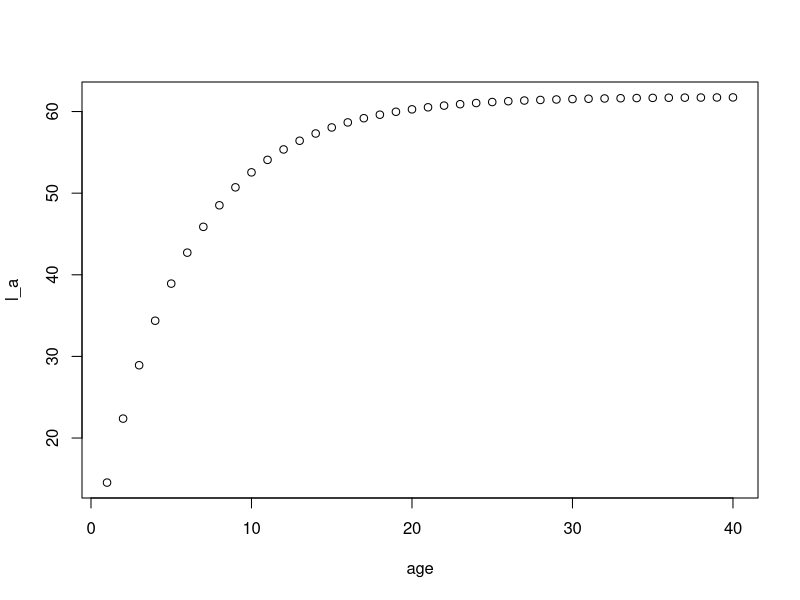
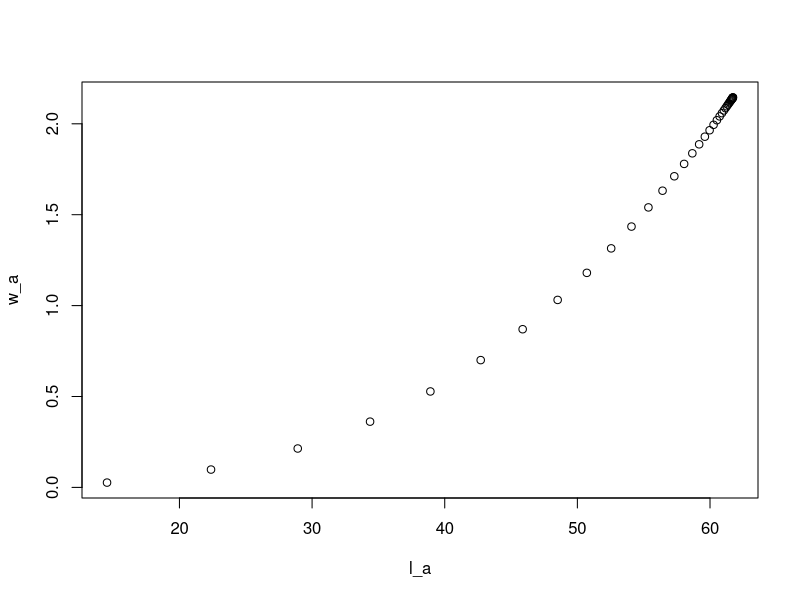
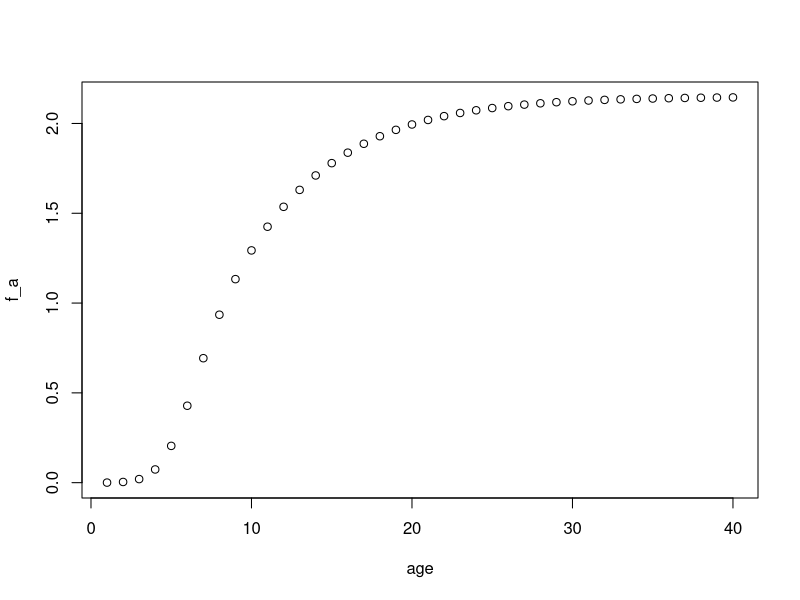
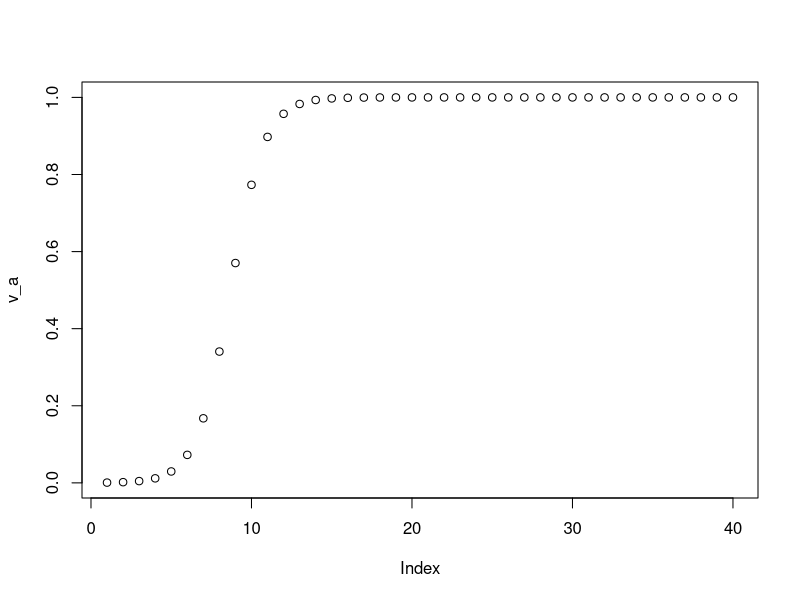
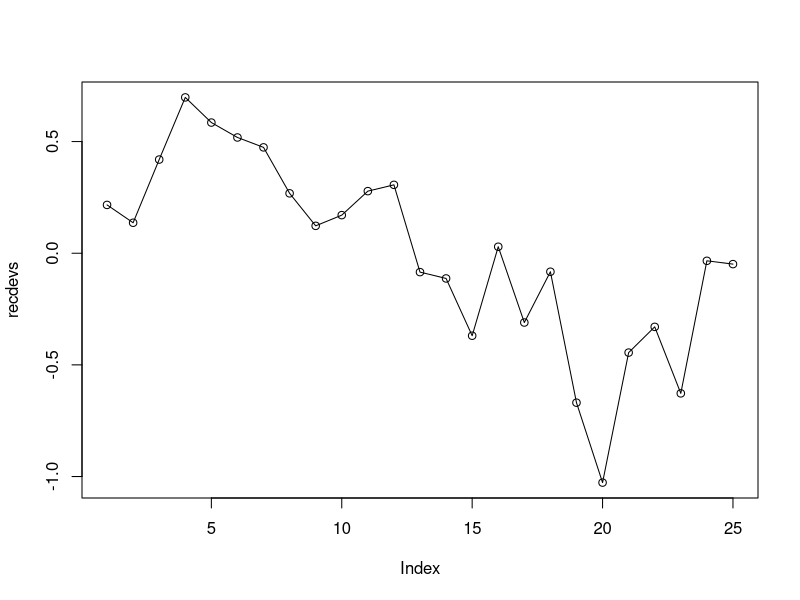
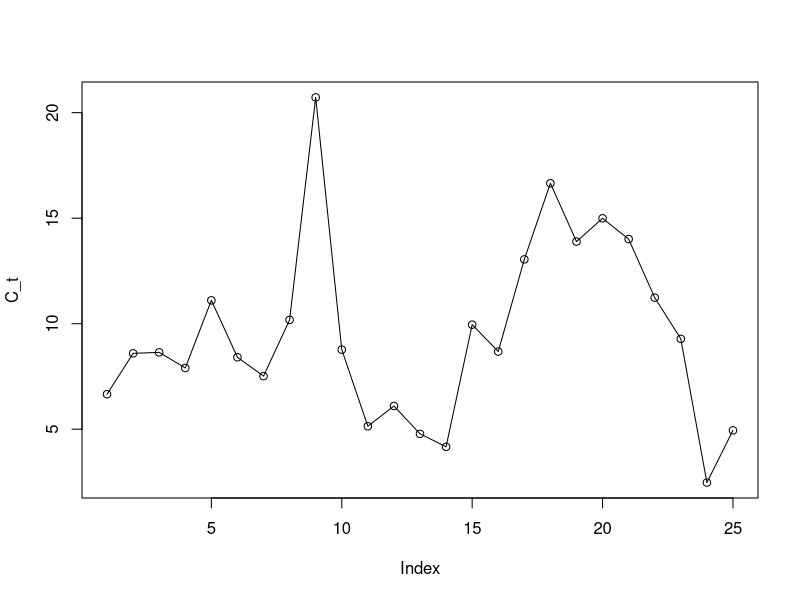
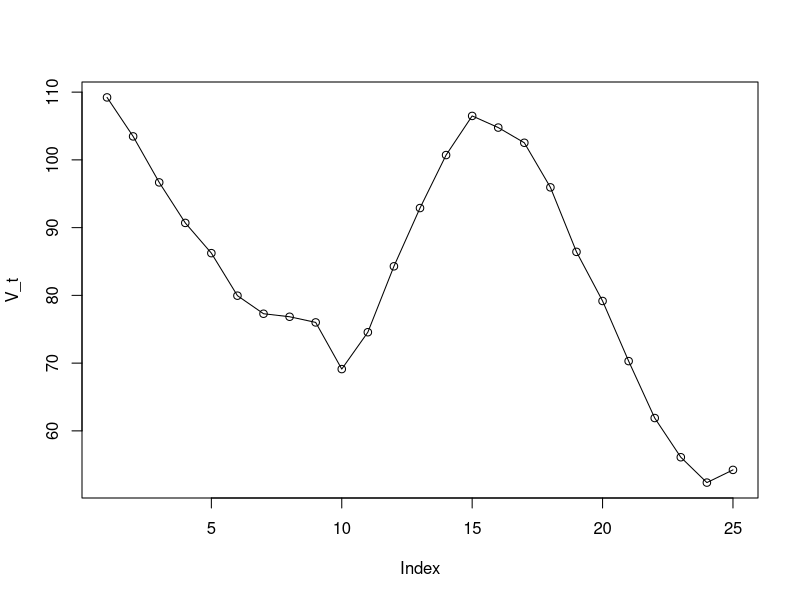
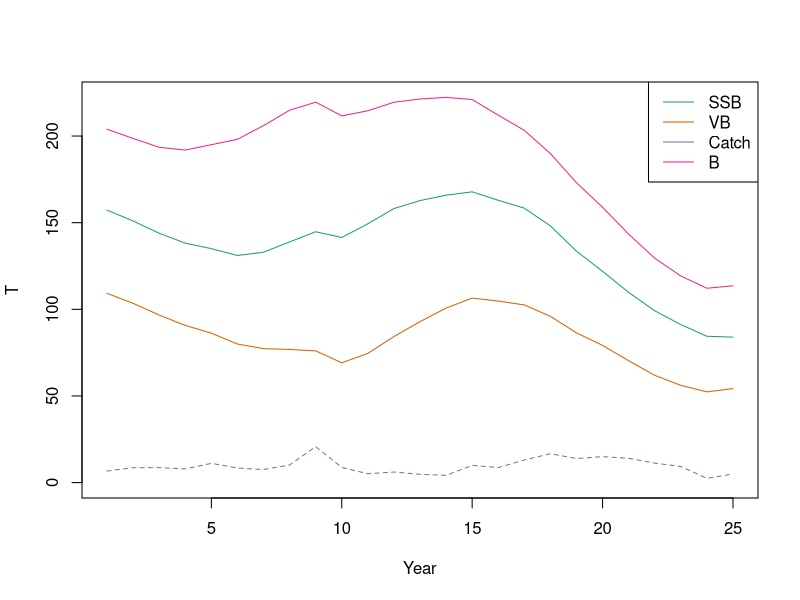

The R source for these figures, in order:
N_t <- length(seq(1997, 2021))
N_a <- 40

M <- 0.2
lw_a <- 0.0000076
lw_b <- 3.0515274

lw_a <- exp(-11.77)
lw_b <- 3.04
k <- 0.1815
t0 <- -0.4789
linf <- 61.77

age50 <- 5.56
sd50 <- 0.91

age <- 1:N_a

l_a <- linf * (1 - exp(-k * (age - t0))) # G17
plot(age, l_a)

w_a <- lw_a * l_a^lw_b # G18
plot(l_a, w_a)

mat_a <- plogis(age, 5.5, 1/0.91) # FIXME 'scale'
f_a <- w_a * mat_a
plot(age, f_a)

freezer <- c(
  0.000000000000774678, 0.000000000000723788, 0.0000000000008278765,
  0.001336905, 0.00039389, 0.000669733, 0.0002219715, 0.000005693365,
  0.0245305, 0.05421945, 0.0171112, 0.0286268, 0.00002605795, 0.002070115,
  0.0376067, 0.0415481, 0.09910165, 0.1635095, 0.1490125, 0.1706155,
  0.175452, 0.1784755, 0.1530835, 0.02461195, 0.06330635
)

shoreside <- c(
  0.0691955, 0.095285, 0.102809, 0.0987223, 0.1504135, 0.1209875,
  0.1117555, 0.15482, 0.31474, 0.092989, 0.0609828, 0.05350525,
  0.05793275, 0.044355, 0.06985625, 0.05331015, 0.0497313, 0.0440276,
  0.04182915, 0.05743625, 0.06577925, 0.0391806, 0.04350635, 0.02848705,
  0.0414128
)

F_both <- freezer + shoreside
# F_both <- F_both
F_ta <- matrix(nrow = N_t, ncol = N_a)
for (a in 1:N_a) {
  F_ta[, a] <- F_both
}

# Table 6 freezer trawlers female selectivity
a_hat <- 7.97
gamma_hat <- 1.02

# shoreside
a_hat <- 8.7
gamma_hat <- 1.06
v_a <- 1 / (1 + exp(-(age - a_hat) / gamma_hat))
plot(v_a)

Z_ta <- matrix(nrow = N_t, ncol = N_a)
for (t in 1:N_t) {
  for (a in 1:N_a) {
    Z_ta[t, a] <- M + F_ta[t, a] * v_a[a]
  }
}

R_init <- 63.1 # table 6 rbar init
R_bar <- 85.6 # table 6 rbar init
R_bar <- 63.6 # table 6 rbar init FIXME!!!!
N_ta <- matrix(nrow = N_t, ncol = N_a)

recdevs <- c(
  0.2163865, 0.1364665, 0.4195205, 0.697793, 0.585176, 0.5183845,
  0.474046, 0.268234, 0.1226545, 0.170575, 0.2780495, 0.3062655,
  -0.0846347, -0.1129565, -0.369483, 0.02906495, -0.310351, -0.0828904,
  -0.669309, -1.02718, -0.44503, -0.32971, -0.6275755, -0.0339801,
  -0.0487646
)
plot(recdevs, type = "o")

N_ta[, 1] <- R_init * exp(recdevs)
for (t in 1) {
  for (a in 2:N_a) {
    N_ta[t, a] <- R_bar * exp(0) * exp(-M)^(a - 1)
    # should be exp(recdevs[t - a]) but just using mean recdevs
  }
}

for (t in 2:N_t) {
  for (a in 2:N_a) {
    N_ta[t, a] <- N_ta[t - 1, a - 1] * exp(-Z_ta[t - 1, a - 1])
  }
}

C_ta <- matrix(nrow = N_t, ncol = N_a)
for (t in 1:N_t) {
  for (a in 1:N_a) {
    C_ta[t, a] <- (N_ta[t, a] * w_a[a] * F_ta[t, a] *
      v_a[a] * (1 - exp(-Z_ta[t, a]))) / Z_ta[t, a]
  }
}

C_t <- apply(C_ta, 1, sum)
plot(C_t, type = "o")

V_ta <- matrix(nrow = N_t, ncol = N_a)

lambda <- 0
for (t in 1:N_t) {
  for (a in 1:N_a) {
    V_ta[t, a] <- N_ta[t, a] *
      exp(-lambda * Z_ta[t, a]) * v_a[a] * w_a[a]
  }
}

V_t <- apply(V_ta, 1, sum)
plot(V_t, type = "o")

SSB_ta <- matrix(nrow = N_t, ncol = N_a)
for (t in 1:N_t) {
  for (a in 1:N_a) {
    SSB_ta[t, a] <- N_ta[t, a] * f_a[a]
  }
}
SSB_t <- apply(SSB_ta, 1, sum)

B_ta <- matrix(nrow = N_t, ncol = N_a)
for (t in 1:N_t) {
  for (a in 1:N_a) {
    B_ta[t, a] <- N_ta[t, a] * w_a[a]
  }
}
B_t <- apply(B_ta, 1, sum)

SSB_t <- apply(SSB_ta, 1, sum)

cols <- RColorBrewer::brewer.pal(4, "Dark2")

plot(1:N_t, SSB_t,
  type = "l", ylab = "T", xlab = "Year",
  ylim = c(0, max(B_t)), col = cols[1]
)
lines(1:N_t, V_t, col = cols[2], lty = 1)
lines(1:N_t, C_t, col = cols[3], lty = 2)
lines(1:N_t, B_t, col = cols[4], lty = 1)
legend("topright",
  legend = c("SSB", "VB", "Catch", "B"),
  lty = c(1, 1, 1, 1), col = cols
)
